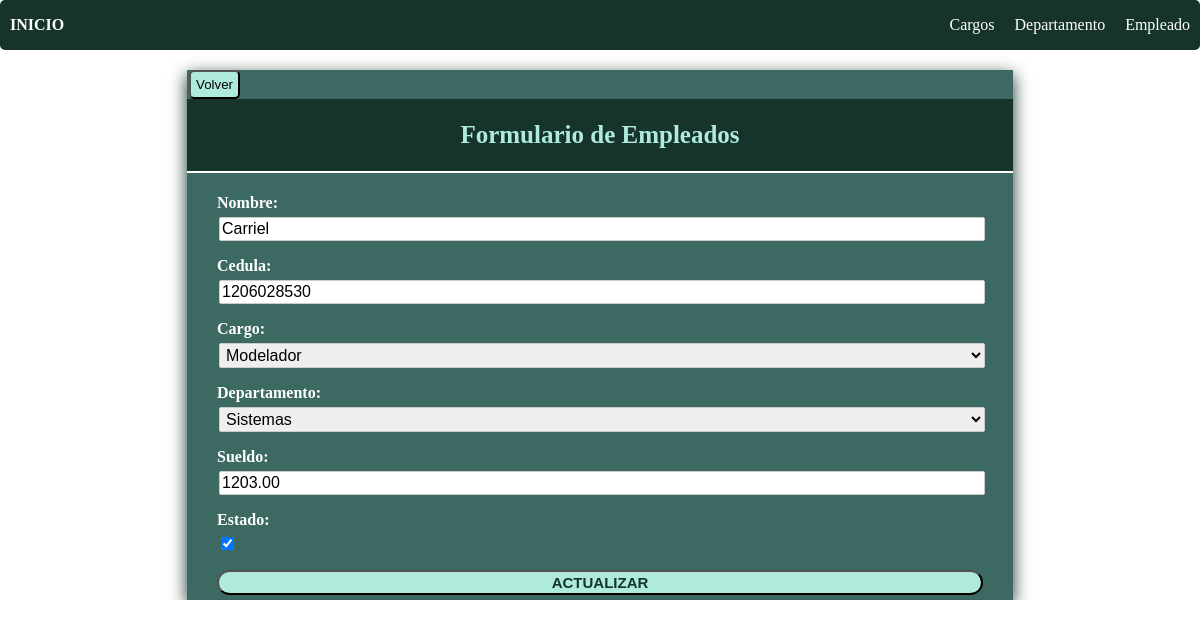
The app's page /editar_empleado/19, older data.
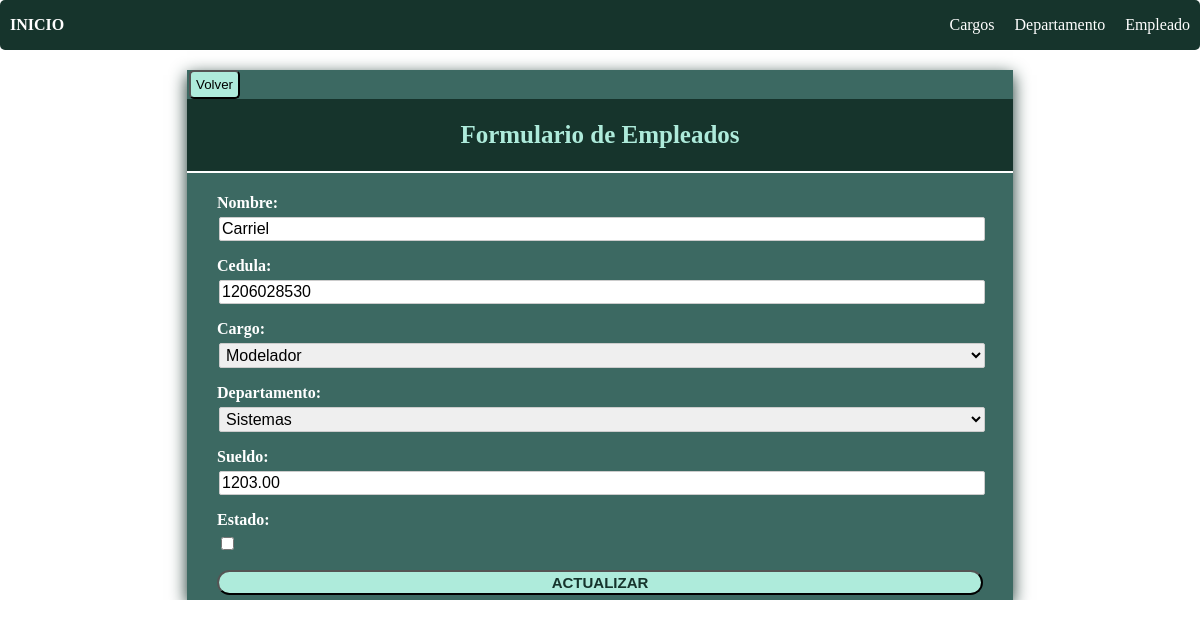
The same page, newer data.
### mtto/models.py (models this page shows, shortened)
class Empleado(models.Model):
    id=models.AutoField(primary_key=True)
    nombre= models.CharField(max_length=100,blank=False,null=True)
    cedula= models.CharField(max_length=10,blank=False,null=True)
    cargo=models.ForeignKey(Cargo,on_delete=models.CASCADE)
    departamento=models.ForeignKey(Departamento,on_delete=models.CASCADE)
    sueldo=models.DecimalField(max_digits=8,decimal_places=2,blank=False,null=True)
    estado=models.BooleanField(default=True)
    fecha_creacion =models.DateTimeField(auto_now_add=False,auto_now=True)
    class Meta:
        verbose_name="Empleado"
        verbose_name_plural="Empleados"
        ordering=['id']

### mtto/views.py (the view)
# urls.py: path('editar_empleado/<int:id>',editarEmpleado,name="editar_empleado"),
def editarEmpleado(request,id):
    error,empleado_form=None,None
    try:
        empleado=Empleado.objects.get(id=id)
        if request.method== "GET":
            empleado_form=EmpleadoForm(instance=empleado)
        else:
            empleado_form=EmpleadoForm(request.POST,instance=empleado)
            if empleado_form.is_valid():
                empleado_form.save()
                return redirect('empleadoLista')
    except Exception as e:
        error=e
    empleados=Empleado.objects.filter(estado=True)
    return render(request,"pages/empleado.html",{'empleadoForm':empleado_form, 'empleados':empleados ,'accion':'Actualizar'})

### mtto/forms.py
class EmpleadoForm(forms.ModelForm):
    class Meta:
        model=Empleado
        fields=['nombre','cedula','cargo','departamento','sueldo','estado']
        widgets={
            'nombre':forms.TextInput(attrs={
                'placeholder':'Ingrese Nombre',
                'class':'form-group',
                'required':True}),
            'cargo': forms.Select(attrs={
                'class':'form-group',
                'required':True,
                }),
            'departamento': forms.Select(attrs={
                'class':'form-group',
                'required':True,
                }),
            'cedula':forms.TextInput(attrs={
                'placeholder':'Ingrese Cédula',
                'class':'form-group',
                'required':True,
                }),
            'sueldo':forms.TextInput(attrs={
                'placeholder':'Ingrese Sueldo',
                'class':'form-group',
                'required':True}),
        }

### mtto/models.py (called while the page is built)
    def __str__(self):
        return self.descripcion

    def __str__(self):
        return self.descripcion

### templates/pages/empleado.html (shortened to what this page needs)
{% extends "inicio.html" %}
{% load static %}
{% block css %}
<link rel="stylesheet" href="{% static 'Css/form.css' %}">
{% endblock %}
{% block contenido %}
<section class="form-container">
    <a style="border-radius: 2px; padding: 2px; text-align: center"
        href="{% url 'empleadoLista' %}"><button style="background:#AEEBDB; border-radius: 5px; padding: 5px;"
        type="submit"> Volver </button></a>
    <div class="form-header">
        <h1>Formulario de Empleados</h1>
    </div>
    <form method="POST" id="form-departamento" class="form">
        {{empleadoForm.as_p}}
        <button
            id="enviar"
            type="submit"
            name="enviar">
            {{accion}}
        </button>
    </form>
</section>
{% endblock %}

Row changes from the older to the newer data that the page shows:
changed Empleado "Carriel": estado "☑" → "☐"
